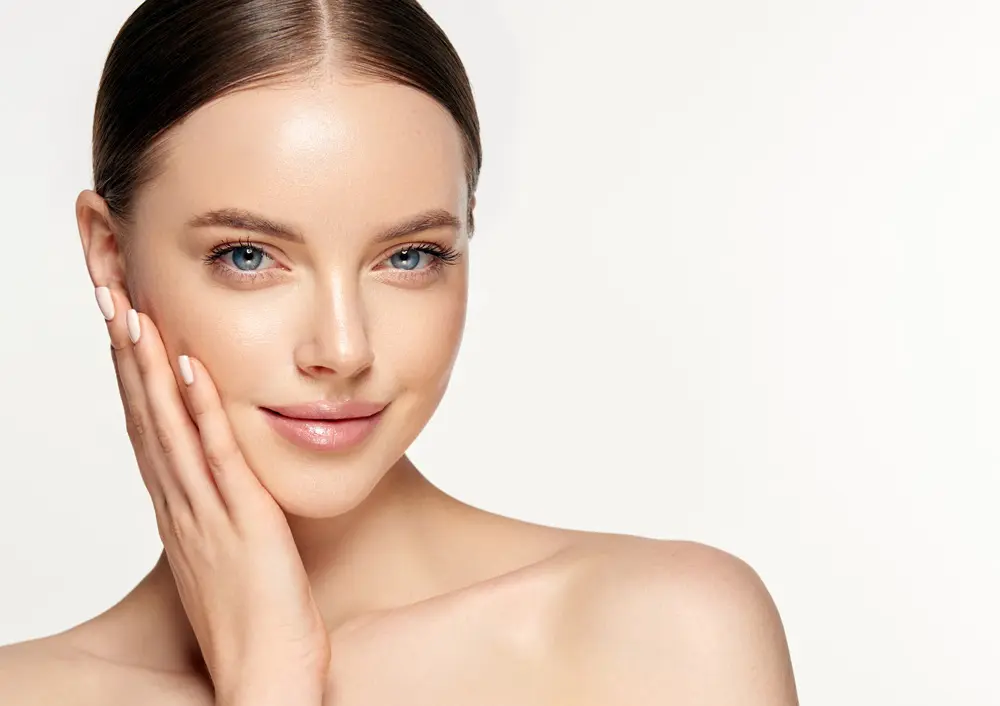
#> input picture Mouth_Detecting_Module/face3.jpg, 1000 x 706 px
$ python finding_mouth_from_ratios.py
#> lines starting #> are read from the running program, lines starting #| are printed output that depends on the picture; after the words box and inside, x2 and y2 are one past the last pixel; in counts of white or black regions, pixels touching at a corner belong together
min_mouth_width_factor = 0.3
max_mouth_width_factor = 0.45
min_mouth_height_factor = 0.15
max_mouth_height_factor = 0.25

def assert_mouth_with_ratios(face, mouthes):
    """
    :param face: (x,y,w,h) - starting x starting y' width and height of face
    :param mouthes: arr of mouth = (x,y,w,h) - starting x starting y' width and height of face
    :return: mouthes that their ratios are good in comperison to face
    """
    valid_mouthes = []
    (x, y, w, h) = face
    for mouth in mouthes:
        (x_mouth, y_mouth, width_mouth, height_mouth) = mouth
        if (w * min_mouth_width_factor <= width_mouth <= w* max_mouth_width_factor):
            if (h * min_mouth_height_factor <= height_mouth <= h* max_mouth_height_factor):
                valid_mouthes.append(mouth)
    return valid_mouthes


import cv2
import math
Ratio_from_face = 1 / 4


# Load the cascade
mouth_cascade = cv2.CascadeClassifier('haarcascade_mcs_mouth.xml')
face_cascade = cv2.CascadeClassifier('haarcascade_frontalface_default.xml')
# Read the input image
img = cv2.imread('face3.jpg')
#> img is the input picture: shape (706, 1000, 3); mean B, G, R 196.5, 208.7, 226.6
# Convert into grayscale
gray = cv2.cvtColor(img, cv2.COLOR_BGR2GRAY)
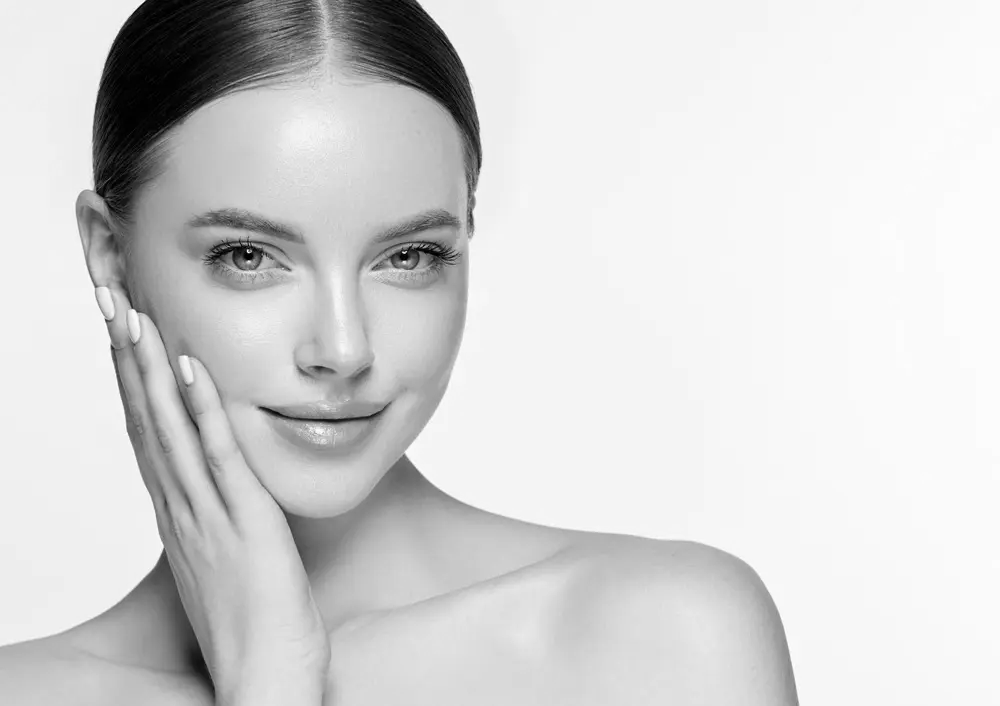
#> gray: shape (706, 1000); min 0, max 255, mean 212.6
# Detect faces
face = face_cascade.detectMultiScale(gray, 1.1, 2)[0]
#> face = [107, 95, 422, 422]
mouthes = mouth_cascade.detectMultiScale(gray, 1.25, minNeighbors=3)
#> mouthes = [[290, 360, 51, 31], [356, 242, 99, 59], [263, 394, 126, 76], [175, 223, 149, 89], [298, 356, 76, 46]]
valid_mouthes = assert_mouth_with_ratios(face,mouthes)
#> in assert_mouth_with_ratios, `(x, y, w, h) = face`: x = 107; y = 95; w = 422
#> the loop in assert_mouth_with_ratios, `for mouth in mouthes:` made 5 passes
#> after the loop in assert_mouth_with_ratios, `for mouth in mouthes:`: valid_mouthes = [[175, 223, 149, 89]]
#> valid_mouthes = [[175, 223, 149, 89]]
# Draw rectangle around the faces
for mouth in valid_mouthes:
    (x,y,w,h) = mouth
    cv2.rectangle(img, (x, y), (x + w, y + h), (255, 0, 0), 2)
#> this loop made 1 pass
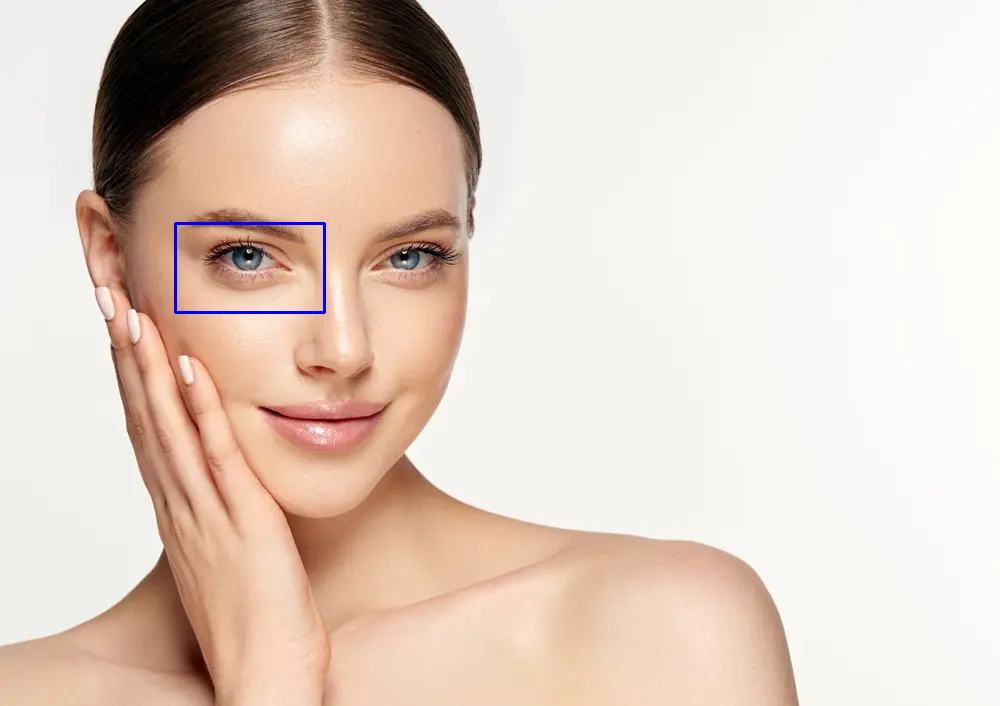
#> img: shape (706, 1000, 3); 0.2% of pixels changed, all inside (x1, y1, x2, y2) = (174, 222, 326, 314)
# Display the output
cv2.imshow('img', img)
cv2.waitKey()

$ run again, with Mouth_Detecting_Module/face2.jpg copied over Mouth_Detecting_Module/face3.jpg
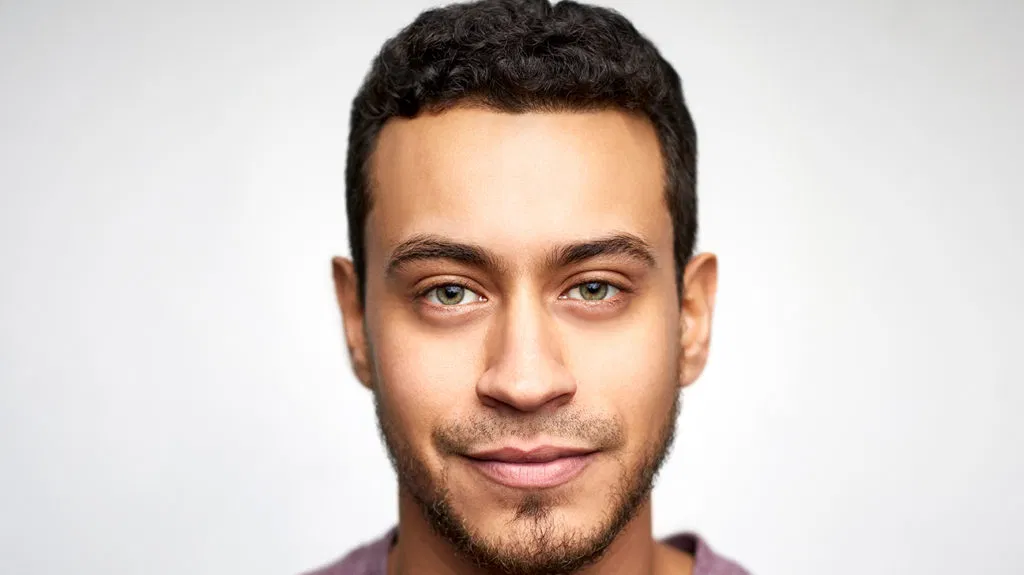
#> input picture Mouth_Detecting_Module/face2.jpg, 1024 x 575 px
#> img is the input picture: shape (575, 1024, 3); mean B, G, R 193.6, 200.3, 213
#> `gray = cv2.cvtColor(img, cv2.COLOR_BGR2GRAY)`:
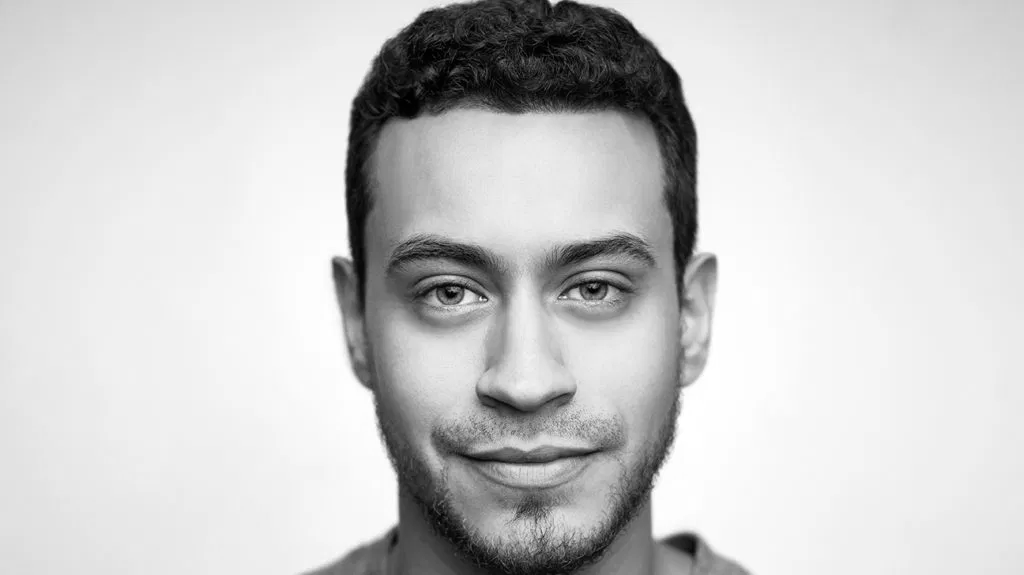
#> gray: shape (575, 1024); min 0, max 255, mean 203.3
#> face = [322, 129, 402, 402]
#> mouthes = [[382, 268, 127, 76], [472, 378, 105, 63], [450, 426, 150, 90], [526, 261, 131, 79]]
#> in assert_mouth_with_ratios, `(x, y, w, h) = face`: x = 322; y = 129; w = 402
#> the loop in assert_mouth_with_ratios, `for mouth in mouthes:` made 4 passes
#> after the loop in assert_mouth_with_ratios, `for mouth in mouthes:`: valid_mouthes = [[382, 268, 127, 76], [450, 426, 150, 90], [526, 261, 131, 79]]
#> the loop `for mouth in valid_mouthes:` made 3 passes
#> after the loop `for mouth in valid_mouthes:`:
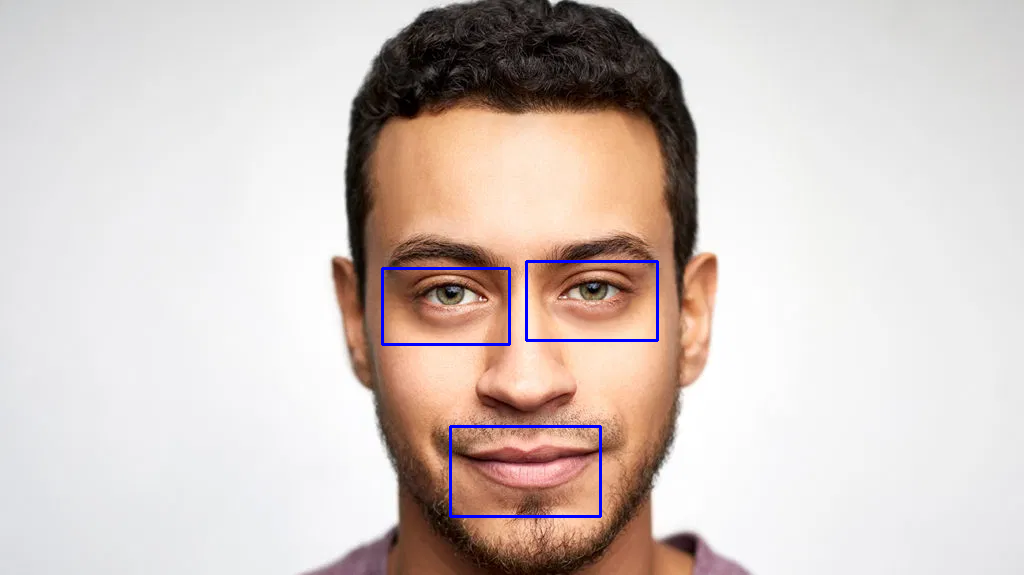
#> img: shape (575, 1024, 3); 0.66% of pixels changed, all inside (x1, y1, x2, y2) = (381, 260, 659, 518)

$ run again, with Mouth_Detecting_Module/face4.jpg copied over Mouth_Detecting_Module/face3.jpg
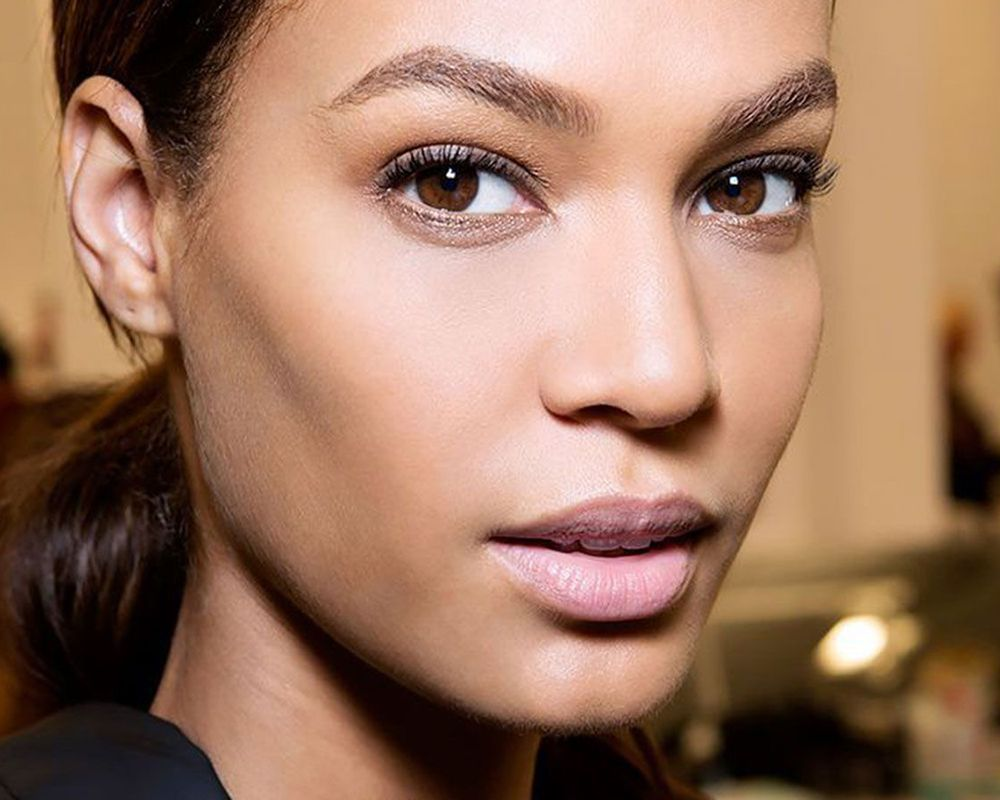
#> input picture Mouth_Detecting_Module/face4.jpg, 1000 x 800 px
#> img is the input picture: shape (800, 1000, 3); mean B, G, R 96.6, 118.9, 156.8
#> `gray = cv2.cvtColor(img, cv2.COLOR_BGR2GRAY)`:
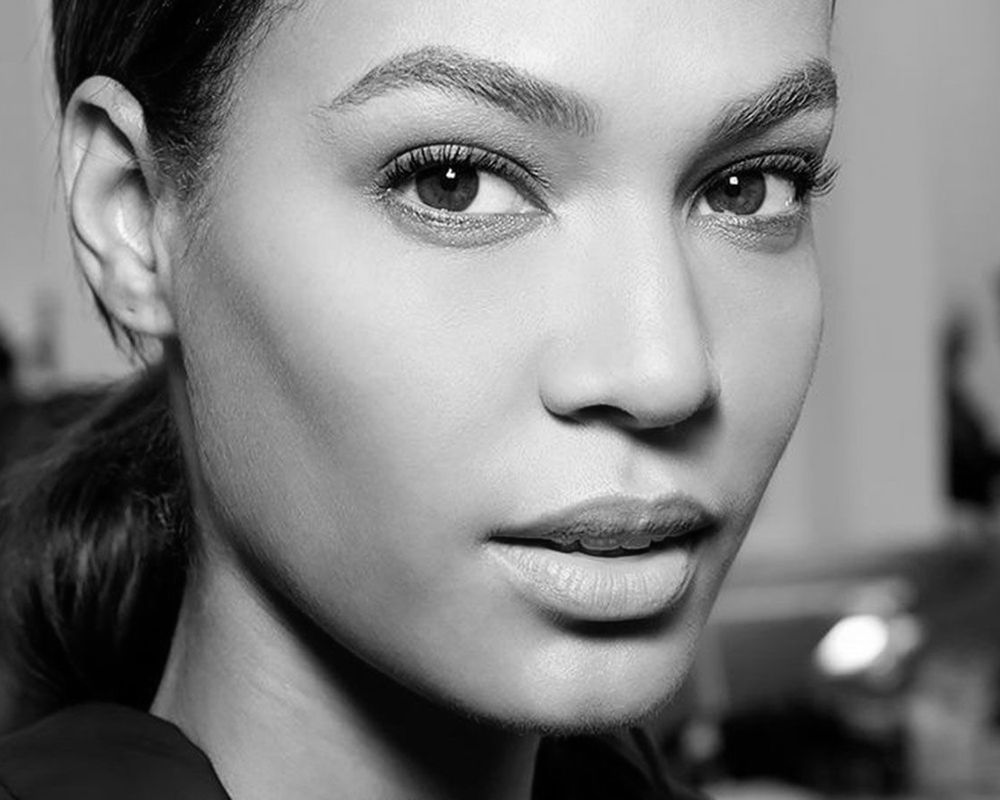
#> gray: shape (800, 1000); min 0, max 255, mean 127.7
#> face = [160, 518, 26, 26]
#> mouthes = [[602, 391, 120, 72], [457, 511, 284, 170], [293, 84, 428, 257]]
#> x = 160; y = 518; w = 26
#> the loop in assert_mouth_with_ratios, `for mouth in mouthes:` made 3 passes
#> after the loop in assert_mouth_with_ratios, `for mouth in mouthes:`: valid_mouthes = []
